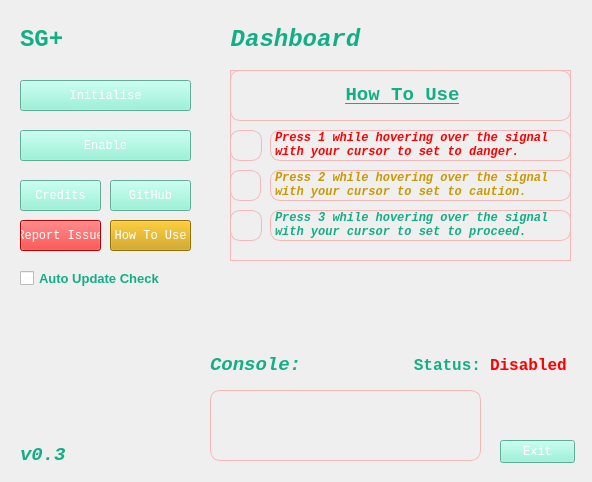
<?xml version="1.0" encoding="UTF-8"?>
<ui version="4.0">
 <class>Dashboard</class>
 <widget class="QMainWindow" name="Dashboard">
  <property name="geometry">
   <rect>
    <x>0</x>
    <y>0</y>
    <width>592</width>
    <height>482</height>
   </rect>
  </property>
  <property name="acceptDrops">
   <bool>false</bool>
  </property>
  <property name="windowTitle">
   <string>Signaller+</string>
  </property>
  <property name="windowIcon">
   <iconset resource="assets.qrc">
    <normaloff>:/Icon/img/icon.png</normaloff>:/Icon/img/icon.png</iconset>
  </property>
  <property name="styleSheet">
   <string notr="true">#centralwidget {
        background-image: url(:/BackgroundImage/img/background.png);
        background-repeat: no-repeat; 
        background-position: center;
 }</string>
  </property>
  <widget class="QWidget" name="centralwidget">
   <property name="styleSheet">
    <string notr="true"/>
   </property>
   <layout class="QVBoxLayout" name="verticalLayout">
    <property name="spacing">
     <number>0</number>
    </property>
    <property name="leftMargin">
     <number>10</number>
    </property>
    <property name="topMargin">
     <number>10</number>
    </property>
    <property name="rightMargin">
     <number>10</number>
    </property>
    <property name="bottomMargin">
     <number>10</number>
    </property>
    <item>
     <widget class="QFrame" name="dropShadowFrame">
      <property name="styleSheet">
       <string notr="true">QFrame {	
	background-color: rgba(255, 255, 255, .45);
    border-radius: 10px;
}</string>
      </property>
      <property name="frameShape">
       <enum>QFrame::StyledPanel</enum>
      </property>
      <property name="frameShadow">
       <enum>QFrame::Raised</enum>
      </property>
      <widget class="QLabel" name="sgTitle">
       <property name="geometry">
        <rect>
         <x>10</x>
         <y>0</y>
         <width>271</width>
         <height>61</height>
        </rect>
       </property>
       <property name="font">
        <font>
         <family>Consolas</family>
         <pointsize>40</pointsize>
        </font>
       </property>
       <property name="styleSheet">
        <string notr="true">color: rgb(237,232,253);
background-color: rgba(255, 255, 255, 0); </string>
       </property>
       <property name="text">
        <string>&lt;html&gt;&lt;head/&gt;&lt;body&gt;&lt;p&gt;&lt;span style=&quot; font-size:18pt; font-weight:600; color:#12af86;&quot;&gt;SG+&lt;/span&gt;&lt;/p&gt;&lt;/body&gt;&lt;/html&gt;</string>
       </property>
       <property name="alignment">
        <set>Qt::AlignLeading|Qt::AlignLeft|Qt::AlignVCenter</set>
       </property>
      </widget>
      <widget class="QLabel" name="dashboardTitle">
       <property name="geometry">
        <rect>
         <x>0</x>
         <y>0</y>
         <width>571</width>
         <height>61</height>
        </rect>
       </property>
       <property name="font">
        <font>
         <family>Consolas</family>
         <pointsize>10</pointsize>
        </font>
       </property>
       <property name="styleSheet">
        <string notr="true">color: rgb(247,183,183);
background-color: rgba(255, 255, 255, 0); </string>
       </property>
       <property name="text">
        <string>&lt;html&gt;&lt;head/&gt;&lt;body&gt;&lt;p align=&quot;center&quot;&gt;&lt;span style=&quot; font-size:18pt; font-weight:600; font-style:italic; color:#12af86;&quot;&gt;Dashboard&lt;/span&gt;&lt;/p&gt;&lt;/body&gt;&lt;/html&gt;</string>
       </property>
       <property name="alignment">
        <set>Qt::AlignLeading|Qt::AlignLeft|Qt::AlignVCenter</set>
       </property>
      </widget>
      <widget class="QPushButton" name="exitButton">
       <property name="geometry">
        <rect>
         <x>490</x>
         <y>430</y>
         <width>75</width>
         <height>23</height>
        </rect>
       </property>
       <property name="font">
        <font>
         <family>Consolas</family>
        </font>
       </property>
       <property name="styleSheet">
        <string notr="true">color: rgba(255, 255, 255, 255);
background-color: rgb(133,242,208);</string>
       </property>
       <property name="text">
        <string>Exit</string>
       </property>
      </widget>
      <widget class="QLabel" name="versionTitle">
       <property name="geometry">
        <rect>
         <x>10</x>
         <y>430</y>
         <width>81</width>
         <height>31</height>
        </rect>
       </property>
       <property name="font">
        <font>
         <family>Consolas</family>
         <pointsize>10</pointsize>
        </font>
       </property>
       <property name="styleSheet">
        <string notr="true">color: rgb(237,232,253);
background-color: rgba(255, 255, 255, 0); </string>
       </property>
       <property name="text">
        <string>&lt;html&gt;&lt;head/&gt;&lt;body&gt;&lt;p&gt;&lt;span style=&quot; font-size:14pt; font-weight:600; font-style:italic; color:#12af86;&quot;&gt;v0.3&lt;/span&gt;&lt;/p&gt;&lt;/body&gt;&lt;/html&gt;</string>
       </property>
       <property name="alignment">
        <set>Qt::AlignLeading|Qt::AlignLeft|Qt::AlignVCenter</set>
       </property>
      </widget>
      <widget class="QPushButton" name="initialiseButton">
       <property name="enabled">
        <bool>true</bool>
       </property>
       <property name="geometry">
        <rect>
         <x>10</x>
         <y>70</y>
         <width>171</width>
         <height>31</height>
        </rect>
       </property>
       <property name="font">
        <font>
         <family>Consolas</family>
        </font>
       </property>
       <property name="styleSheet">
        <string notr="true">color: rgba(255, 255, 255, 255);
background-color: rgb(133,242,208);</string>
       </property>
       <property name="text">
        <string>Initialise</string>
       </property>
      </widget>
      <widget class="QLabel" name="consoleOutput">
       <property name="geometry">
        <rect>
         <x>200</x>
         <y>380</y>
         <width>271</width>
         <height>71</height>
        </rect>
       </property>
       <property name="font">
        <font>
         <family>Consolas</family>
         <pointsize>10</pointsize>
        </font>
       </property>
       <property name="styleSheet">
        <string notr="true">color: rgb(247,183,183);
background-color: rgba(255, 255, 255, 0); 
border: 1px solid;
border-color: rgb(247,183,183);</string>
       </property>
       <property name="text">
        <string>&lt;html&gt;&lt;head/&gt;&lt;body&gt;&lt;p&gt;&lt;br/&gt;&lt;/p&gt;&lt;/body&gt;&lt;/html&gt;</string>
       </property>
       <property name="alignment">
        <set>Qt::AlignLeading|Qt::AlignLeft|Qt::AlignTop</set>
       </property>
       <property name="wordWrap">
        <bool>true</bool>
       </property>
      </widget>
      <widget class="QLabel" name="consoleHeader">
       <property name="geometry">
        <rect>
         <x>200</x>
         <y>340</y>
         <width>91</width>
         <height>31</height>
        </rect>
       </property>
       <property name="font">
        <font>
         <family>Consolas</family>
         <pointsize>10</pointsize>
        </font>
       </property>
       <property name="styleSheet">
        <string notr="true">color: rgb(237,232,253);
background-color: rgba(255, 255, 255, 0); </string>
       </property>
       <property name="text">
        <string>&lt;html&gt;&lt;head/&gt;&lt;body&gt;&lt;p align=&quot;center&quot;&gt;&lt;span style=&quot; font-size:14pt; font-weight:600; font-style:italic; color:#12af86;&quot;&gt;Console:&lt;/span&gt;&lt;/p&gt;&lt;/body&gt;&lt;/html&gt;</string>
       </property>
       <property name="alignment">
        <set>Qt::AlignLeading|Qt::AlignLeft|Qt::AlignVCenter</set>
       </property>
      </widget>
      <widget class="QPushButton" name="enableButton">
       <property name="enabled">
        <bool>true</bool>
       </property>
       <property name="geometry">
        <rect>
         <x>10</x>
         <y>120</y>
         <width>171</width>
         <height>31</height>
        </rect>
       </property>
       <property name="font">
        <font>
         <family>Consolas</family>
        </font>
       </property>
       <property name="styleSheet">
        <string notr="true">color: rgba(255, 255, 255, 255);
background-color: rgb(133,242,208);</string>
       </property>
       <property name="text">
        <string>Enable</string>
       </property>
      </widget>
      <widget class="QLabel" name="statusText">
       <property name="geometry">
        <rect>
         <x>480</x>
         <y>340</y>
         <width>91</width>
         <height>31</height>
        </rect>
       </property>
       <property name="font">
        <font>
         <family>Consolas</family>
         <pointsize>10</pointsize>
        </font>
       </property>
       <property name="styleSheet">
        <string notr="true">color: rgb(237,232,253);
background-color: rgba(255, 255, 255, 0); </string>
       </property>
       <property name="text">
        <string>&lt;html&gt;&lt;head/&gt;&lt;body&gt;&lt;p&gt;&lt;span style=&quot; font-size:12pt; font-weight:600; color:#ff0000;&quot;&gt;Disabled&lt;/span&gt;&lt;/p&gt;&lt;/body&gt;&lt;/html&gt;</string>
       </property>
       <property name="alignment">
        <set>Qt::AlignLeading|Qt::AlignLeft|Qt::AlignVCenter</set>
       </property>
      </widget>
      <widget class="QLabel" name="statusTitle">
       <property name="geometry">
        <rect>
         <x>380</x>
         <y>340</y>
         <width>91</width>
         <height>31</height>
        </rect>
       </property>
       <property name="font">
        <font>
         <family>Consolas</family>
         <pointsize>10</pointsize>
        </font>
       </property>
       <property name="styleSheet">
        <string notr="true">color: rgb(237,232,253);
background-color: rgba(255, 255, 255, 0); </string>
       </property>
       <property name="text">
        <string>&lt;html&gt;&lt;head/&gt;&lt;body&gt;&lt;p align=&quot;right&quot;&gt;&lt;span style=&quot; font-size:12pt; font-weight:600; color:#12af86;&quot;&gt;Status:&lt;/span&gt;&lt;/p&gt;&lt;/body&gt;&lt;/html&gt;</string>
       </property>
       <property name="alignment">
        <set>Qt::AlignLeading|Qt::AlignLeft|Qt::AlignVCenter</set>
       </property>
      </widget>
      <widget class="QPushButton" name="creditsButton">
       <property name="enabled">
        <bool>true</bool>
       </property>
       <property name="geometry">
        <rect>
         <x>10</x>
         <y>170</y>
         <width>81</width>
         <height>31</height>
        </rect>
       </property>
       <property name="font">
        <font>
         <family>Consolas</family>
        </font>
       </property>
       <property name="styleSheet">
        <string notr="true">color: rgba(255, 255, 255, 255);
background-color: rgb(133,242,208);</string>
       </property>
       <property name="text">
        <string>Credits</string>
       </property>
      </widget>
      <widget class="QPushButton" name="githubButton">
       <property name="enabled">
        <bool>true</bool>
       </property>
       <property name="geometry">
        <rect>
         <x>100</x>
         <y>170</y>
         <width>81</width>
         <height>31</height>
        </rect>
       </property>
       <property name="font">
        <font>
         <family>Consolas</family>
        </font>
       </property>
       <property name="styleSheet">
        <string notr="true">color: rgba(255, 255, 255, 255);
background-color: rgb(133,242,208);</string>
       </property>
       <property name="text">
        <string>GitHub</string>
       </property>
      </widget>
      <widget class="QPushButton" name="reportButton">
       <property name="enabled">
        <bool>true</bool>
       </property>
       <property name="geometry">
        <rect>
         <x>10</x>
         <y>210</y>
         <width>81</width>
         <height>31</height>
        </rect>
       </property>
       <property name="font">
        <font>
         <family>Consolas</family>
        </font>
       </property>
       <property name="styleSheet">
        <string notr="true">color: rgba(255, 255, 255, 255);
background-color: rgb(255, 0, 0);</string>
       </property>
       <property name="text">
        <string>Report Issue</string>
       </property>
      </widget>
      <widget class="QPushButton" name="howtoButton">
       <property name="enabled">
        <bool>true</bool>
       </property>
       <property name="geometry">
        <rect>
         <x>100</x>
         <y>210</y>
         <width>81</width>
         <height>31</height>
        </rect>
       </property>
       <property name="font">
        <font>
         <family>Consolas</family>
        </font>
       </property>
       <property name="styleSheet">
        <string notr="true">color: rgba(255, 255, 255, 255);
background-color: rgb(204, 153, 0);</string>
       </property>
       <property name="text">
        <string>How To Use</string>
       </property>
      </widget>
      <widget class="QLabel" name="creditsTitle">
       <property name="geometry">
        <rect>
         <x>10</x>
         <y>250</y>
         <width>221</width>
         <height>71</height>
        </rect>
       </property>
       <property name="font">
        <font>
         <family>Consolas</family>
         <pointsize>10</pointsize>
        </font>
       </property>
       <property name="styleSheet">
        <string notr="true">color: rgb(247,183,183);
background-color: rgba(255, 255, 255, 0); </string>
       </property>
       <property name="text">
        <string/>
       </property>
       <property name="alignment">
        <set>Qt::AlignLeading|Qt::AlignLeft|Qt::AlignTop</set>
       </property>
       <property name="wordWrap">
        <bool>true</bool>
       </property>
      </widget>
      <widget class="QWidget" name="howtomenu" native="true">
       <property name="geometry">
        <rect>
         <x>220</x>
         <y>60</y>
         <width>341</width>
         <height>191</height>
        </rect>
       </property>
       <property name="styleSheet">
        <string notr="true">border: 1px solid;
border-color: rgb(247,183,183);</string>
       </property>
       <widget class="QLabel" name="redSignal">
        <property name="geometry">
         <rect>
          <x>0</x>
          <y>60</y>
          <width>32</width>
          <height>31</height>
         </rect>
        </property>
        <property name="font">
         <font>
          <family>Consolas</family>
          <pointsize>10</pointsize>
         </font>
        </property>
        <property name="styleSheet">
         <string notr="true">color: rgb(237,232,253);
background-color: rgba(255, 255, 255, 0); </string>
        </property>
        <property name="text">
         <string>&lt;html&gt;&lt;head/&gt;&lt;body&gt;&lt;p&gt;&lt;img src=&quot;:/Signals/img/red.png&quot;/&gt;&lt;/p&gt;&lt;/body&gt;&lt;/html&gt;</string>
        </property>
        <property name="alignment">
         <set>Qt::AlignLeading|Qt::AlignLeft|Qt::AlignVCenter</set>
        </property>
       </widget>
       <widget class="QLabel" name="redSignal_2">
        <property name="geometry">
         <rect>
          <x>0</x>
          <y>100</y>
          <width>31</width>
          <height>31</height>
         </rect>
        </property>
        <property name="font">
         <font>
          <family>Consolas</family>
          <pointsize>10</pointsize>
         </font>
        </property>
        <property name="styleSheet">
         <string notr="true">color: rgb(237,232,253);
background-color: rgba(255, 255, 255, 0); </string>
        </property>
        <property name="text">
         <string>&lt;html&gt;&lt;head/&gt;&lt;body&gt;&lt;p&gt;&lt;img src=&quot;:/Signals/img/amber1.png&quot;/&gt;&lt;/p&gt;&lt;/body&gt;&lt;/html&gt;</string>
        </property>
        <property name="alignment">
         <set>Qt::AlignLeading|Qt::AlignLeft|Qt::AlignTop</set>
        </property>
        <property name="wordWrap">
         <bool>true</bool>
        </property>
       </widget>
       <widget class="QLabel" name="redSignal_4">
        <property name="geometry">
         <rect>
          <x>0</x>
          <y>140</y>
          <width>32</width>
          <height>31</height>
         </rect>
        </property>
        <property name="font">
         <font>
          <family>Consolas</family>
          <pointsize>10</pointsize>
         </font>
        </property>
        <property name="styleSheet">
         <string notr="true">color: rgb(237,232,253);
background-color: rgba(255, 255, 255, 0); </string>
        </property>
        <property name="text">
         <string>&lt;html&gt;&lt;head/&gt;&lt;body&gt;&lt;p&gt;&lt;img src=&quot;:/Signals/img/green.png&quot;/&gt;&lt;/p&gt;&lt;/body&gt;&lt;/html&gt;</string>
        </property>
        <property name="alignment">
         <set>Qt::AlignLeading|Qt::AlignLeft|Qt::AlignVCenter</set>
        </property>
       </widget>
       <widget class="QLabel" name="versionTitle_2">
        <property name="geometry">
         <rect>
          <x>40</x>
          <y>60</y>
          <width>301</width>
          <height>31</height>
         </rect>
        </property>
        <property name="font">
         <font>
          <family>Consolas</family>
          <pointsize>10</pointsize>
         </font>
        </property>
        <property name="styleSheet">
         <string notr="true">color: rgb(237,232,253);
background-color: rgba(255, 255, 255, 0); </string>
        </property>
        <property name="text">
         <string>&lt;html&gt;&lt;head/&gt;&lt;body&gt;&lt;p&gt;&lt;span style=&quot; font-size:9pt; font-weight:600; font-style:italic; color:#ff0000;&quot;&gt;Press 1 while hovering over the signal with your cursor to set to danger.&lt;/span&gt;&lt;/p&gt;&lt;/body&gt;&lt;/html&gt;</string>
        </property>
        <property name="alignment">
         <set>Qt::AlignLeading|Qt::AlignLeft|Qt::AlignVCenter</set>
        </property>
        <property name="wordWrap">
         <bool>true</bool>
        </property>
       </widget>
       <widget class="QLabel" name="versionTitle_3">
        <property name="geometry">
         <rect>
          <x>40</x>
          <y>100</y>
          <width>301</width>
          <height>31</height>
         </rect>
        </property>
        <property name="font">
         <font>
          <family>Consolas</family>
          <pointsize>10</pointsize>
         </font>
        </property>
        <property name="styleSheet">
         <string notr="true">color: rgb(237,232,253);
background-color: rgba(255, 255, 255, 0); </string>
        </property>
        <property name="text">
         <string>&lt;html&gt;&lt;head/&gt;&lt;body&gt;&lt;p&gt;&lt;span style=&quot; font-size:9pt; font-weight:600; font-style:italic; color:#cc9900;&quot;&gt;Press 2 while hovering over the signal with your cursor to set to caution.&lt;/span&gt;&lt;/p&gt;&lt;/body&gt;&lt;/html&gt;</string>
        </property>
        <property name="alignment">
         <set>Qt::AlignLeading|Qt::AlignLeft|Qt::AlignVCenter</set>
        </property>
        <property name="wordWrap">
         <bool>true</bool>
        </property>
       </widget>
       <widget class="QLabel" name="versionTitle_4">
        <property name="geometry">
         <rect>
          <x>40</x>
          <y>140</y>
          <width>301</width>
          <height>31</height>
         </rect>
        </property>
        <property name="font">
         <font>
          <family>Consolas</family>
          <pointsize>10</pointsize>
         </font>
        </property>
        <property name="styleSheet">
         <string notr="true">color: rgb(237,232,253);
background-color: rgba(255, 255, 255, 0); </string>
        </property>
        <property name="text">
         <string>&lt;html&gt;&lt;head/&gt;&lt;body&gt;&lt;p&gt;&lt;span style=&quot; font-size:9pt; font-weight:600; font-style:italic; color:#12af86;&quot;&gt;Press 3 while hovering over the signal with your cursor to set to proceed.&lt;/span&gt;&lt;/p&gt;&lt;/body&gt;&lt;/html&gt;</string>
        </property>
        <property name="alignment">
         <set>Qt::AlignLeading|Qt::AlignLeft|Qt::AlignVCenter</set>
        </property>
        <property name="wordWrap">
         <bool>true</bool>
        </property>
       </widget>
       <widget class="QLabel" name="versionTitle_5">
        <property name="geometry">
         <rect>
          <x>0</x>
          <y>0</y>
          <width>341</width>
          <height>51</height>
         </rect>
        </property>
        <property name="font">
         <font>
          <family>Consolas</family>
          <pointsize>10</pointsize>
         </font>
        </property>
        <property name="styleSheet">
         <string notr="true">color: rgb(237,232,253);
background-color: rgba(255, 255, 255, 0); </string>
        </property>
        <property name="text">
         <string>&lt;html&gt;&lt;head/&gt;&lt;body&gt;&lt;p align=&quot;center&quot;&gt;&lt;span style=&quot; font-size:14pt; font-weight:600; text-decoration: underline; color:#12af86;&quot;&gt;How To Use&lt;/span&gt;&lt;/p&gt;&lt;/body&gt;&lt;/html&gt;</string>
        </property>
        <property name="alignment">
         <set>Qt::AlignLeading|Qt::AlignLeft|Qt::AlignVCenter</set>
        </property>
       </widget>
      </widget>
      <widget class="QCheckBox" name="autoUpdateBox">
       <property name="geometry">
        <rect>
         <x>10</x>
         <y>260</y>
         <width>171</width>
         <height>17</height>
        </rect>
       </property>
       <property name="styleSheet">
        <string notr="true">color: #12af86;
font-size:10pt; 
font-weight:600; </string>
       </property>
       <property name="text">
        <string>Auto Update Check</string>
       </property>
      </widget>
     </widget>
    </item>
   </layout>
  </widget>
 </widget>
 <resources>
  <include location="assets.qrc"/>
 </resources>
 <connections/>
</ui>
